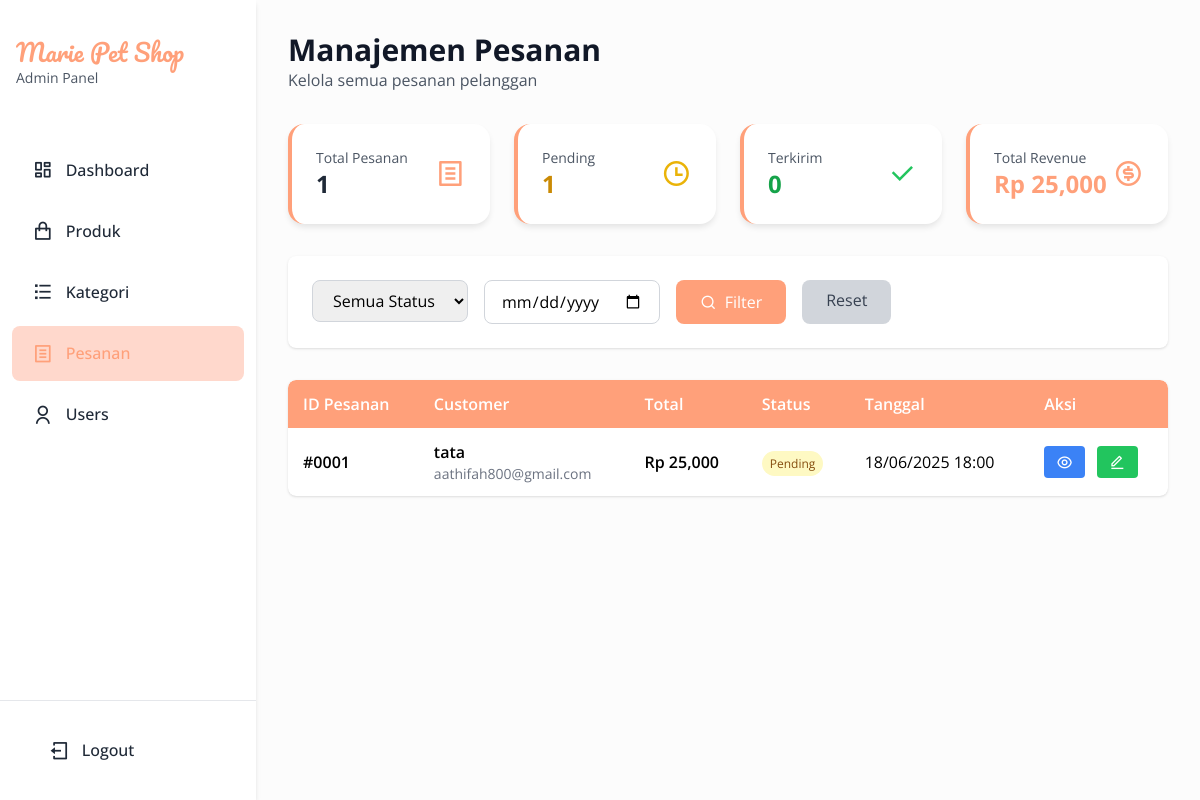
The app's page /admin/orders.php (signed in) with its own data.
### tables this page shows
CREATE TABLE `orders` (
  `id` int(11) NOT NULL,
  `user_id` int(11) NOT NULL,
  `total_amount` decimal(10,2) NOT NULL,
  `status` enum('pending','processing','shipped','delivered','cancelled') DEFAULT 'pending',
  `shipping_address` text NOT NULL,
  `phone` varchar(20) DEFAULT NULL,
  `created_at` timestamp NOT NULL DEFAULT current_timestamp()
);

CREATE TABLE `users` (
  `id` int(11) NOT NULL,
  `username` varchar(50) NOT NULL,
  `email` varchar(100) NOT NULL,
  `password` varchar(255) NOT NULL,
  `full_name` varchar(100) NOT NULL,
  `phone` varchar(20) DEFAULT NULL,
  `address` text DEFAULT NULL,
  `role` enum('admin','user') DEFAULT 'user',
  `created_at` timestamp NOT NULL DEFAULT current_timestamp()
);

### admin/orders.php (the view, shortened to what this page needs)
<?php
$database = new Database();
$db = $database->getConnection();
$date_filter = $_GET['date'] ?? '';
$query = "SELECT o.*, u.full_name, u.email, u.phone as user_phone
          FROM orders o
          JOIN users u ON o.user_id = u.id
          WHERE 1=1";
$params = [];
$query .= " ORDER BY o.created_at DESC";
$stmt = $db->prepare($query);
$stmt->execute($params);
$orders = $stmt->fetchAll(PDO::FETCH_ASSOC);
$stats_query = "SELECT
    COUNT(*) as total_orders,
    SUM(CASE WHEN status = 'pending' THEN 1 ELSE 0 END) as pending_orders,
    SUM(CASE WHEN status = 'processing' THEN 1 ELSE 0 END) as processing_orders,
    SUM(CASE WHEN status = 'shipped' THEN 1 ELSE 0 END) as shipped_orders,
    SUM(CASE WHEN status = 'delivered' THEN 1 ELSE 0 END) as delivered_orders,
    SUM(total_amount) as total_revenue
    FROM orders";
$stats_stmt = $db->prepare($stats_query);
$stats_stmt->execute();
$stats = $stats_stmt->fetch(PDO::FETCH_ASSOC);
?>
<!DOCTYPE html>
<html lang="en">
<head>
    <script src="https://cdn.tailwindcss.com"></script>
    <link rel="stylesheet" href="https://cdnjs.cloudflare.com/ajax/libs/remixicon/4.6.0/remixicon.min.css" />
</head>
<body>
    <div class="sidebar">
        <div class="logo-container">
            <h1 class="logo-text text-2xl text-primary">Marie Pet Shop</h1>
            <p class="text-sm text-gray-600">Admin Panel</p>
        </div>
        <nav>
            <a href="dashboard.php">
                <i class="ri-dashboard-line"></i>
                Dashboard
            </a>
            <a href="products.php">
                <i class="ri-shopping-bag-line"></i>
                Produk
            </a>
            <a href="categories.php">
                <i class="ri-list-check"></i>
                Kategori
            </a>
            <a href="orders.php" class="active">
                <i class="ri-file-list-line"></i>
                Pesanan
            </a>
            <a href="users.php">
                <i class="ri-user-line"></i>
                Users
            </a>
        </nav>
        <div class="logout-section">
            <a href="../auth/logout.php">
                <i class="ri-logout-box-line"></i>
                Logout
            </a>
        </div>
    </div>
    <div class="content">
        <div class="mb-8">
            <h1 class="text-3xl font-bold text-gray-900">Manajemen Pesanan</h1>
            <p class="text-gray-600">Kelola semua pesanan pelanggan</p>
        </div>
        <div class="grid grid-cols-1 md:grid-cols-2 lg:grid-cols-4 gap-6 mb-8">
            <div class="stats-card">
                <div class="flex items-center justify-between">
                    <div>
                        <p class="text-gray-600 text-sm">Total Pesanan</p>
                        <p class="text-2xl font-bold text-gray-800"><?php echo $stats['total_orders']; ?></p>
                    </div>
                    <i class="ri-file-list-line text-3xl text-primary"></i>
                </div>
            </div>
            <div class="stats-card">
                <div class="flex items-center justify-between">
                    <div>
                        <p class="text-gray-600 text-sm">Pending</p>
                        <p class="text-2xl font-bold text-yellow-600"><?php echo $stats['pending_orders']; ?></p>
                    </div>
                    <i class="ri-time-line text-3xl text-yellow-500"></i>
                </div>
            </div>
            <div class="stats-card">
                <div class="flex items-center justify-between">
                    <div>
                        <p class="text-gray-600 text-sm">Terkirim</p>
                        <p class="text-2xl font-bold text-green-600"><?php echo $stats['delivered_orders']; ?></p>
                    </div>
                    <i class="ri-check-line text-3xl text-green-500"></i>
                </div>
            </div>
            <div class="stats-card">
                <div class="flex items-center justify-between">
                    <div>
                        <p class="text-gray-600 text-sm">Total Revenue</p>
                        <p class="text-2xl font-bold text-primary">Rp <?php echo number_format($stats['total_revenue']); ?></p>
                    </div>
                    <i class="ri-money-dollar-circle-line text-3xl text-primary"></i>
                </div>
            </div>
        </div>
        <div class="bg-white p-6 rounded-lg shadow mb-8">
            <form method="GET" class="flex gap-4">
                <div>
                    <select name="status" class="px-4 py-2 border border-gray-300 rounded-lg focus:ring-2 focus:ring-primary focus:border-primary">
                        <option value="">Semua Status</option>
                    </select>
                </div>
                <div>
                    <input type="date" name="date" value="<?php echo htmlspecialchars($date_filter); ?>"
                           class="px-4 py-2 border border-gray-300 rounded-lg focus:ring-2 focus:ring-primary focus:border-primary">
                </div>
                <button type="submit" class="bg-primary text-white px-6 py-2 rounded-button hover:bg-secondary transition-colors">
                    <i class="ri-search-line mr-2"></i>Filter
                </button>
                <a href="orders.php" class="bg-gray-300 text-gray-700 px-6 py-2 rounded-button hover:bg-gray-400 transition-colors">
                    Reset
                </a>
            </form>
        </div>
        <div class="bg-white rounded-lg shadow overflow-hidden">
            <table>
                <thead>
                    <tr>
                        <th>ID Pesanan</th>
                        <th>Customer</th>
                        <th>Total</th>
                        <th>Status</th>
                        <th>Tanggal</th>
                        <th>Aksi</th>
                    </tr>
                </thead>
                <tbody>
                    <?php foreach ($orders as $order): ?>
                    <tr>
                        <td>
                            <div class="font-semibold">#<?php echo str_pad($order['id'], 4, '0', STR_PAD_LEFT); ?></div>
                        </td>
                        <td>
                            <div>
                                <div class="font-semibold"><?php echo $order['full_name']; ?></div>
                                <div class="text-sm text-gray-500"><?php echo $order['email']; ?></div>
                            </div>
                        </td>
                        <td>
                            <div class="font-semibold">Rp <?php echo number_format($order['total_amount']); ?></div>
                        </td>
                        <td>
                            <?php
                            $status_colors = [
                                'pending' => 'bg-yellow-100 text-yellow-800',
                                'processing' => 'bg-blue-100 text-blue-800',
                                'shipped' => 'bg-purple-100 text-purple-800',
                                'delivered' => 'bg-green-100 text-green-800',
                                'cancelled' => 'bg-red-100 text-red-800'
                            ];
                            ?>
                            <span class="px-2 py-1 text-xs rounded-full <?php echo $status_colors[$order['status']]; ?>">
                                <?php echo ucfirst($order['status']); ?>
                            </span>
                        </td>
                        <td><?php echo date('d/m/Y H:i', strtotime($order['created_at'])); ?></td>
                        <td>
                            <button onclick="viewOrder(<?php echo $order['id']; ?>)"
                                    class="bg-blue-500 text-white px-3 py-1 rounded mr-2 hover:bg-blue-600">
                                <i class="ri-eye-line"></i>
                            </button>
                            <button onclick="updateStatus(<?php echo $order['id']; ?>, '<?php echo $order['status']; ?>')"
                                    class="bg-green-500 text-white px-3 py-1 rounded hover:bg-green-600">
                                <i class="ri-edit-line"></i>
                            </button>
                        </td>
                    </tr>
                    <?php endforeach; ?>
                </tbody>
            </table>
        </div>
    </div>
</body>
</html>

### admin/orders.php (style rules this page uses)
body { font-family: 'Open Sans', sans-serif; background-color: #FFF5F7; display: flex; min-height: 100vh; padding: 0; }
.logo-text { font-family: 'Pacifico', serif; }
.sidebar { flex-shrink: 0; width: 256px; background-color: white; box-shadow: 0 4px 6px -1px rgba(0, 0, 0, 0.1), 0 2px 4px -1px rgba(0, 0, 0, 0.06); z-index: 50; display: flex; flex-direction: column; padding-top: 20px; min-height: 100vh; align-self: stretch; }
.sidebar .logo-container { padding: 1rem; margin-bottom: 2rem; }
.sidebar nav { flex-grow: 1; }
.sidebar a { display: flex; align-items: center; padding: 12px 20px; color: #1f2937; font-weight: 500; border-radius: 8px; margin: 6px 12px; text-decoration: none; transition: background-color 0.3s ease, color 0.3s ease; }
.sidebar a:hover, .sidebar a.active { background-color: #FFD8CC; color: #FFA07A; }
.sidebar a i { margin-right: 12px; font-size: 1.3rem; }
.sidebar .logout-section { margin-top: auto; padding: 1rem; border-top: 1px solid #e5e7eb; }
.content { flex-grow: 1; padding: 2rem; background-color: #fcfcfc; }
table { border-collapse: collapse; width: 100%; background-color: white; border-radius: 8px; overflow: hidden; box-shadow: 0 4px 6px -1px rgba(0, 0, 0, 0.1), 0 2px 4px -1px rgba(0, 0, 0, 0.06); }
th, td { padding: 12px 15px; text-align: left; }
th { background-color: #FFA07A; color: white; font-weight: 600; border-bottom: none; }
tbody tr { border-bottom: 1px solid #ddd; }
tbody tr:last-child { border-bottom: none; }
.stats-card { background: white; border-radius: 16px; padding: 1.5rem; box-shadow: 0 4px 6px -1px rgba(0, 0, 0, 0.1); border-left: 4px solid #FFA07A; }

### records on screen
orders: id "0001", user.full_name "tata", user.email "aathifah800@gmail.com", total_amount "25,000", status "Pending", created_at "18/06/2025 18:00"

### other values on screen
$stats['total_orders'] "1"
$stats['pending_orders'] "1"
$stats['delivered_orders'] "0"
$stats['total_revenue'] "25,000"
